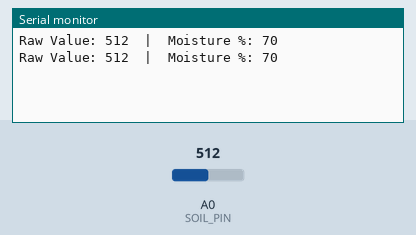
Recording of a sketch running on a simulated Arduino Uno, built with avr-gcc and run on an emulated ATmega328P. Parts: the last lines printed to the serial monitor. The test bench sets the inputs (shaded band); at power-on: A0 (SOIL_PIN) = 512.

Above: at 1.8 s.
1.9 s: A0 (SOIL_PIN) set to 716
At 2.8 s:
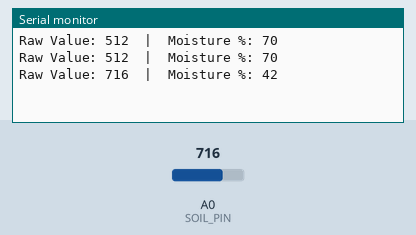
3.4 s: A0 (SOIL_PIN) set to 900
At 4.8 s:
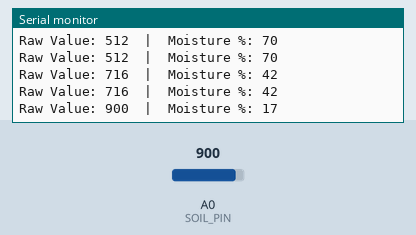
Timing chart, 0 to 6.4 s (numbered marks = the images above; inputs shaded):
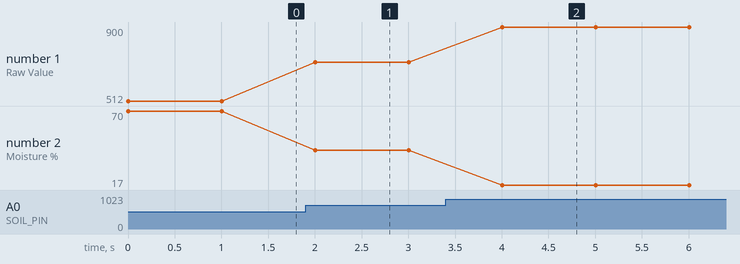

The sketch:

Soil_Moisture_Arduino.ino
```cpp
// Soil Moisture Sensor Test (Arduino UNO)
#define SOIL_PIN A0

void setup() {
  Serial.begin(9600);
}

void loop() {
  int raw = analogRead(SOIL_PIN);
  int moisture = map(raw, 1023, 300, 0, 100);
  moisture = constrain(moisture, 0, 100);

  Serial.print("Raw Value: ");
  Serial.print(raw);
  Serial.print("  |  Moisture %: ");
  Serial.println(moisture);

  delay(1000);
}
```

Measured:
- after the input at 1.9 s, the serial monitor: prints a new line after 0.10 s (image 1)
- after the input at 3.4 s, the serial monitor: prints a new line after 0.60 s (image 2)
- plotted number 1: 512 → 716 after the input at 1.9 s, 716 → 900 after the input at 3.4 s
- plotted number 2: 70 → 42 after the input at 1.9 s, 42 → 17 after the input at 3.4 s
